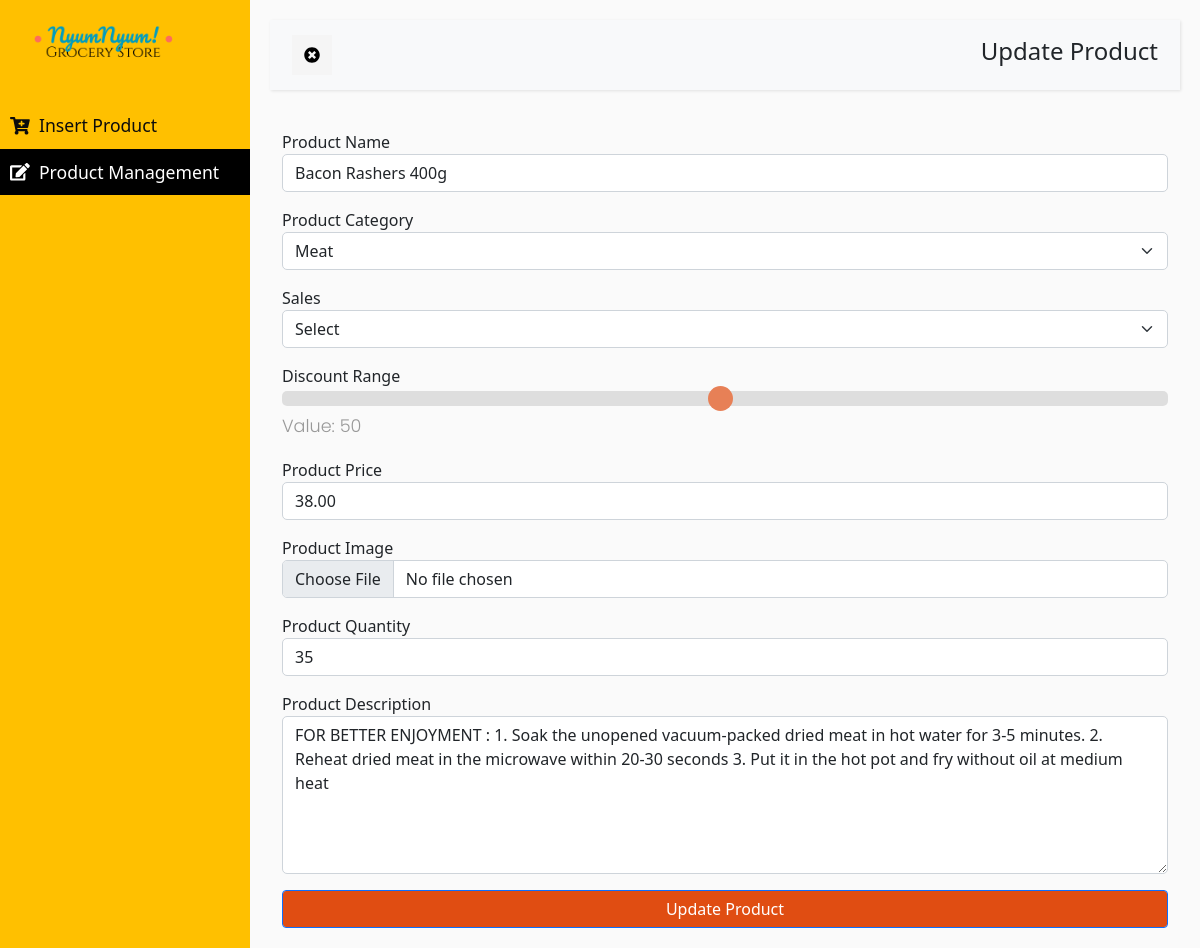
Screenshot of /admin_area/editInside.php?product_id=69 with the database file from the repository.
### tables this page shows
CREATE TABLE `product` (
  `product_id` int(10) NOT NULL,
  `p_cat_id` int(11) NOT NULL,
  `date` timestamp NOT NULL DEFAULT current_timestamp(),
  `product_name` text NOT NULL,
  `sale` varchar(255) NOT NULL,
  `percentage` varchar(255) NOT NULL,
  `product_price` float(10,2) NOT NULL,
  `product_img` varchar(255) NOT NULL,
  `product_quantity` int(10) NOT NULL,
  `product_desc` text NOT NULL
);

### admin_area/editInside.php (the view, shortened to what this page needs)
<?php
include("../includes/db.php")
?>
<!DOCTYPE html>
<html>
<head>
    <link href="https://cdn.jsdelivr.net/npm/bootstrap@5.0.0-beta3/dist/css/bootstrap.min.css" rel="stylesheet">
    <link rel="stylesheet" href="admin.css?v=<?php echo time();?>">
</head>
<body>
    <div class="wrapper">
        <nav id="sidebar">
            <div class="sidebar-header">
            <a href="../src/index.php"><img src="../img/nyumnyumlogo.png" alt="logo" width="150" class="mx-2"></a>
            </div>
            <ul class="list-unstyled components">
                <li>
                    <a href="admin.php" class="text">
                        <i class="fas fa-cart-plus"></i>&nbsp&nbspInsert Product</a>
                </li>
                <li class="active">
                    <a href="edit.php">
                        <i class="fas fa-edit"></i>&nbsp&nbspProduct Management</a>
                </li>
            </ul>
        </nav>
        <div id="content">
            <nav class="navbar navbar-expand-lg navbar-light bg-light">
                <div class="container-fluid">
                    <button type="button" id="sidebarCollapse" class="navbar-btn">
                        <i class="fas fa-times-circle"></i>
                    </button>
                    <h4 class="align-items-center">Update Product</h4>
                </div>
            </nav>
            <div class="container">
                <form method="post" enctype="multipart/form-data">
                <?php
                    if(isset($_GET['product_id'])){
                        $product_id = $_GET['product_id'];
                    }
                    $query = "SELECT * FROM product where product_id='$product_id'";
                    $run_query = mysqli_query($con,$query);
                    $row_product = mysqli_fetch_array($run_query);
                    $product_name = $row_product['product_name'];
                    $p_cat_id1 = $row_product['p_cat_id'];
                    $sale = $row_product['sale'];
                    $percentage = $row_product['percentage'];
                    $product_price = $row_product['product_price'];
                    $product_img1 = $row_product['product_img'];
                    $product_quantity = $row_product['product_quantity'];
                    $product_desc = $row_product['product_desc'];
                    $text=str_ireplace('<p>','',$product_desc);
                    $text=str_ireplace('</p>','',$text);
                ?>
                    <div class=" mb-3">
                        <label class="col-auto">Product Name</label>
                        <input name="product_name" type="text" value="<?=$product_name;?>" class="form-control" style="border-radius: 5px 5px 5px 5px;" required>
                    </div>
                    <div class="mb-3">
                        <label class="col-auto">Product Category</label>
                        <select name="product_categories" class="form-select"  style="border-radius: 5px 5px 5px 5px;" aria-label="Default select example">
                            <?php
                                $get_p_cat = "select * from product_categories";
                                $run_p_cat = mysqli_query($con,$get_p_cat);
                                while( $row_cat = mysqli_fetch_array($run_p_cat)){
                                    $p_cat_id = $row_cat['p_cat_id'];
                                    $p_cat_title = $row_cat['p_cat_title'];
                                    if($p_cat_id == $p_cat_id1){
                                        echo "
                                        <option selected value='$p_cat_id1'>$p_cat_title</option>
                                        ";
                                    }
                                    else{
                                        echo "
                                        <option value='$p_cat_id'>$p_cat_title</option>
                                        ";
                                    }
                                }
                            ?>
                        </select>
                    </div>
                    <div class="mb-3">
                        <label class="col-auto">Sales</label>
                        <select onclick="myFunction()" id="sale" name="sale" class="form-select" style="border-radius: 5px 5px 5px 5px;" aria-label="Default select example">
                        <?php
                            if($sale == 2){
                                ?>
                                <option value="">Select</option>
                                <option selected  value="1">Sale</option>
                                <option   value="2">No Sale</option>
                                <?php
                            } else if($sale == 1){
                                ?>
                                <option value="">Select</option>
                                <option selected  value="1">Sale</option>
                                <option  value="2">No Sale</option>
                                <?php
                            } else{
                                ?>
                                <option value="">Select</option>
                                <?php
                            }
                        ?>
                        </select>
                    </div>
                    <?php
                        if($sale == 1){
                            ?>
                        <div class="mb-3" id="myDIV" style="display:block;">
                            <label class="col-auto">Discount Range</label>
                            <input name="percentage" type="range" min="1" max="100" value="<?=$percentage;?>" class="slider" id="myRange">
                            <p>Value: <span id="demo"></span></p>
                        </div>
                            <?php
                        } else{
                            ?>
                            <div class="mb-3" id="myDIV" style="display:block;">
                                <label class="col-auto">Discount Range</label>
                                <input name="percentage" type="range" min="1" max="100" value="50" class="slider" id="myRange">
                                <p>Value: <span id="demo"></span></p>
                            </div>
                            <?php
                        }
                    ?>
                    <div class="mb-3">
                        <label class="col-auto">Product Price</label>
                        <input name=" product_price" type="text" class="form-control" value="<?=$product_price;?>" style="border-radius: 5px 5px 5px 5px;" required>
                    </div>
                    <div class="mb-3">
                        <label class="col-auto">Product Image</label>
                        <input name="product_img" type="file" class="form-control" value="<?=$product_img1;?>" style="border-radius: 5px 5px 5px 5px;">
                    </div>
                    <div class="mb-3">
                        <label class="col-auto">Product Quantity</label>
                        <input name="product_stock" type="text" class="form-control" value="<?=$product_quantity;?>" style="border-radius: 5px 5px 5px 5px;" required>
                    </div>
                    <div class="mb-3">
                        <label class="col-auto">Product Description</label>
                        <textarea name="product_desc" cols="19" rows="6" class="form-control" style="border-radius: 5px 5px 5px 5px;"><?=$text;?></textarea>
                    </div>
                    <input name="submit3"  value="Update Product" type="submit" class="btn btn-primary form-control third">
                </form>
            </div>
        </div>
    </div>
</body>
</html>
</html>

### admin_area/admin.css (style rules this page uses)
body { background: #fafafa; }
p { font-family: 'Poppins', sans-serif; font-size: 1.1em; font-weight: 300; line-height: 1.7em; color: #999; }
a, a:hover, a:focus { color: inherit; text-decoration: none; transition: all 0.3s; }
.navbar { padding: 15px 10px; background: #fff; border: none; border-radius: 0; margin-bottom: 40px; box-shadow: 1px 1px 3px rgba(0, 0, 0, 0.1); }
.navbar-btn { box-shadow: none; outline: none !important; border: none; }
.wrapper { display: flex; width: 100%; align-items: stretch; perspective: 1500px; }
#sidebar { min-width: 250px; max-width: 250px; background: #ffc000; color: rgb(12, 12, 12); transition: all 0.6s cubic-bezier(0.945, 0.020, 0.270, 0.665); transform-origin: bottom left; }
#sidebar .sidebar-header { padding: 20px; background: #ffc000; }
#sidebar ul.components { padding: 20px 0; }
#sidebar ul li a { padding: 10px; font-size: 1.1em; display: block; list-style-type: none; }
#sidebar ul li.active>a, a[aria-expanded="true"] { color: #fff; background: black; }
#content { width: 100%; padding: 20px; min-height: 100vh; transition: all 0.3s; }
#sidebarCollapse { width: 40px; height: 40px; background: #f5f5f5; cursor: pointer; }
.btn-primary, .btn-primary:visited { background-color: #e04d12 !important; }
.slider { -webkit-appearance: none; width: 100%; height: 15px; border-radius: 5px; background: #d3d3d3; outline: none; opacity: 0.7; -webkit-transition: .2s; transition: opacity .2s; }

### rows the page displays
product: product_name "Bacon Rashers 400g", product_price "38.00", product_stock "35", product_desc "FOR BETTER ENJOYMENT : 1. Soak the unopened vacuum-packed dried meat in hot water for 3-5 minutes. 2. Reheat dried meat in the microwave within 20-30 seconds 3. Put it in the hot pot and fry without oil at medium heat"

### other values shown
form field product_categories "Meat"
